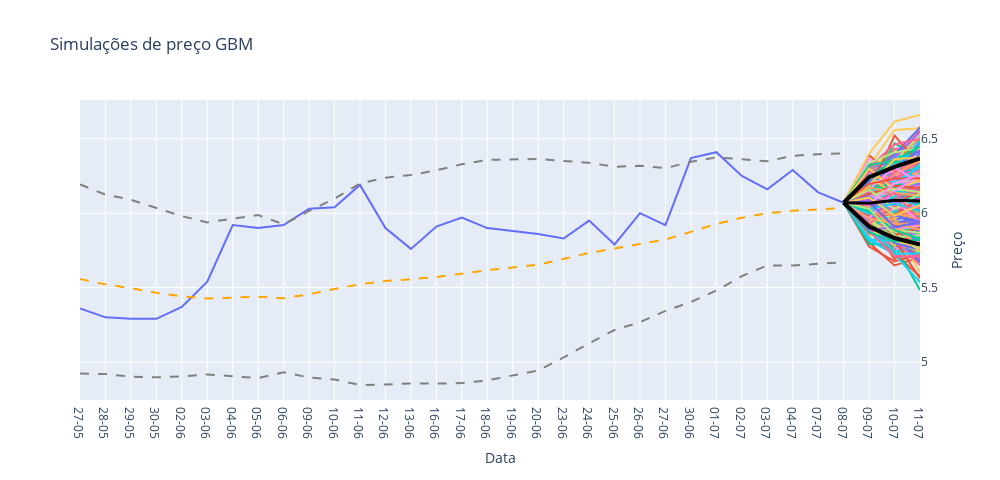

Notebook code for this chart:
### Code cell
fig = go.Figure()

fig.add_trace(go.Scatter(x=preco[codigo].iloc[-n_grafico:].index , y =preco[codigo].iloc[-n_grafico:]  , mode='lines' , name = 'preço'))

for i in range(n_cenarios):
    fig.add_trace(go.Scatter(x=df_simulado.index , y = df_simulado[i]  , mode='lines' ))
    fig.data[i+1].update(showlegend=False)

fig.add_trace(go.Scatter(x=df_simulado.index , y = df_simulado.quantile(0.05,axis=1) , mode='lines' , line=dict(color='black',width=4), name='percentil 5'))
fig.add_trace(go.Scatter(x=df_simulado.index , y = df_simulado.quantile(0.5,axis=1)  , mode='lines' , line=dict(color='black',width=3), name='mediana'))
fig.add_trace(go.Scatter(x=df_simulado.index , y = df_simulado.quantile(0.95,axis=1) , mode='lines' , line=dict(color='black',width=4), name='percentil 95'))

fig.add_trace(go.Scatter(name='mm21',
                         x=preco[codigo].iloc[-n_grafico:].index ,
                         y= preco['mm21'].iloc[-n_grafico:].values,
                         mode='lines', line=dict(color='orange', dash='dash')))
fig.add_trace(go.Scatter(name='mm21+2dp',
                         x=preco[codigo].iloc[-n_grafico:].index ,
                         y= preco['mm21+2dp'].iloc[-n_grafico:].values,
                         mode='lines', line=dict(color='gray', dash='dash') ))
fig.add_trace(go.Scatter(name='mm21-2dp',
                         x=preco[codigo].iloc[-n_grafico:].index ,
                         y= preco['mm21-2dp'].iloc[-n_grafico:].values,
                         mode='lines',line=dict(color='gray', dash='dash')))

fig.update_layout(
    title='Simulações de preço GBM',
    xaxis=dict(title='Data', dtick='D', tickformat='%d-%m', rangebreaks=[dict(bounds=["sat", "mon"])]),  # Excluir sábado e domingo
    yaxis=dict(title='Preço', side='right'),  # Posicionando os rótulos do eixo y no lado esquerdo
    width=1000,
    height=480,
    showlegend=False
)

# fig.update_xaxes(dtick='D', tickformat='%d-%m' ,
#     rangebreaks=[
#         dict(bounds=["sat", "mon"]),  # Excluir sábado e domingo
#     ]
# )

fig.show()
